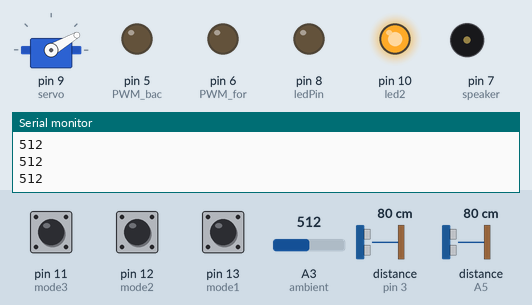
Recording of a sketch running on a simulated Arduino Uno, built with avr-gcc and run on an emulated ATmega328P. Shown: servo, output pins drawn as LEDs (lit = HIGH), buzzer (waves = sounding, pin HIGH), the last lines printed to the serial monitor. The test bench sets the inputs (shaded band); at power-on: pin 11 (mode3) HIGH, pin 12 (mode2) HIGH, A3 (ambient) = 512, pin 13 (mode1) HIGH, distance to the obstacle (sensors on pin 3, A5) 80 cm. The echo pulse lasts 58.3 µs per cm; pins used as bus, display or sensor lines are not drawn.

Above: at 1.7 s.
1.8 s: pin 11 (mode3) pulled LOW for 0.15 s
At 2.9 s:
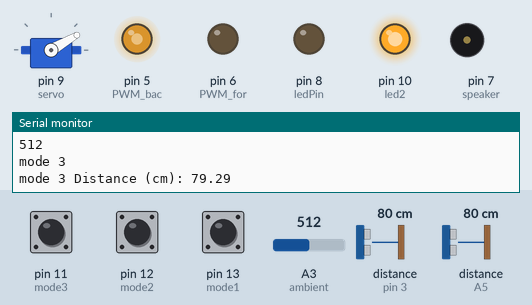
4.6 s: pin 12 (mode2) pulled LOW for 0.15 s
At 5.0 s:
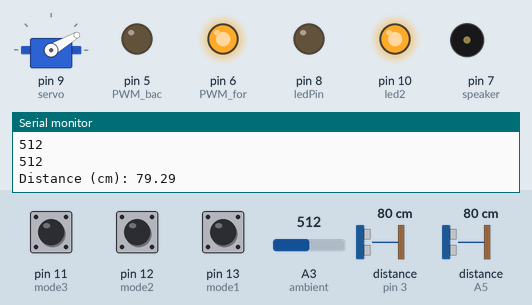
8.2 s: A3 (ambient) set to 132
9.7 s: A3 (ambient) set to 112
At 10.0 s:
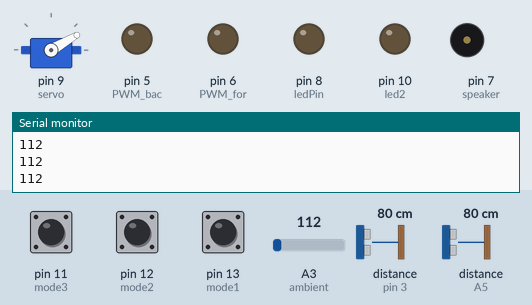
11.2 s: pin 11 (mode3) pulled LOW for 1 s
At 12.3 s:
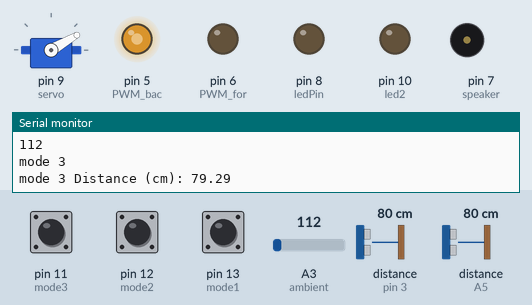
Timing chart, 0 to 14.2 s (numbered marks = the images above; inputs shaded):
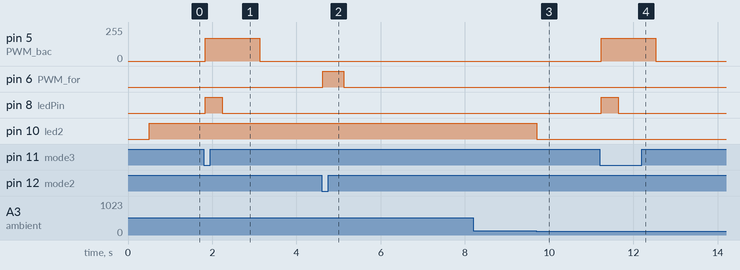

The sketch:

test_projet.ino
```cpp
#include <Servo.h>

//interrupteurs de choix de mode
const int mode1 = 13;
const int mode2 = 12;
const int mode3 = 11;
//const int mode4 = 10;

//photorésistances
const int ambient = A3;
const int leftpr  = A1;
const int rightpr = A2;

//Direction & Propultion
Servo servo;
const int PWM_for  = 6;
const int PWM_bac  = 5;

//Avertisseurs
const int ledPin  = 8;
const int led2    = 10;
const int speaker = 7;

//Ultra son
const int TrigFront = 4;
const int TrigBack  = A4;
const int EchoFront = 3;
const int EchoBack  = A5;


//------------------------------------Prototypes---------------------------------------
void lka_func(Servo servo);
void back_func(int trig, int echo, int pwmforwards, int pwmbackwards, int pinled);
void ebs_func(int trig, int echo, int forw, int back);
void transition(int azerty, int pwmpin, int duration, int a, int b);
void blink_headlights();
//-------------------------------------------------------------------------------------


void setup(){
  Serial.begin(9600);

  pinMode(mode1, INPUT_PULLUP);
  pinMode(mode2, INPUT_PULLUP);
  pinMode(mode3, INPUT_PULLUP);
//  pinMode(mode4, INPUT_PULLUP);

  pinMode(ambient, INPUT_PULLUP);
  pinMode(leftpr, INPUT_PULLUP);
  pinMode(rightpr, INPUT_PULLUP);

  servo.attach(9);
  pinMode(PWM_for, OUTPUT);
  pinMode(PWM_bac, OUTPUT);
  digitalWrite(PWM_for, LOW);
  digitalWrite(PWM_bac, LOW);

  pinMode(EchoBack, INPUT);
  pinMode(EchoFront, INPUT);
  pinMode(TrigFront, OUTPUT);
  pinMode(TrigBack, OUTPUT);
  digitalWrite(TrigFront, LOW);
  digitalWrite(TrigBack, LOW);

  pinMode(ledPin, OUTPUT);
  pinMode(speaker, OUTPUT);
  pinMode(led2, OUTPUT);

  servo.write(30);
  delay(500);
  //aaaaaaa
}

void loop(){

    Serial.println(analogRead(ambient));
  if(analogRead(ambient)>=120){
    digitalWrite(led2, HIGH);
  }
  else{
    digitalWrite(led2, LOW);
  }
  //----------------------------MODE 1: Lane Keep Assist (LKA)-----------------------------
  if(digitalRead(mode1) == LOW){
    Serial.println("mode 1!");
    lka_func(servo);
  }
  //---------------------------------------------------------------------------------------

  //-------------------------------MODE 2: Freinage d'urgence------------------------------
  else if(digitalRead(mode2)==LOW ){
     ebs_func(TrigFront, EchoFront, PWM_for, PWM_bac);
    }

  //---------------------------------------------------------------------------------------

  //---------------------------------MODE 3: Radar de recul--------------------------------
  else if(digitalRead(mode3)==LOW){
   Serial.println("mode 3");
   back_func(TrigBack, EchoBack, PWM_for, PWM_bac, ledPin);
  }
  //---------------------------------------------------------------------------------------
  else {
    digitalWrite(PWM_for,LOW);
    digitalWrite(PWM_bac,LOW);
  }
}

//------------------------------------------------------------------------------------------
void back_func(int trig, int echo, int pwmforwards, int pwmbackwards, int pinled){

const unsigned long MEASURE_TIMEOUT = 25000UL;
const float sound_speed = 340.0/1000;
const byte TRIGGER_PIN = trig;
const byte ECHO_PIN = echo;
const int pwma=pwmforwards;
const int pwmb=pwmbackwards;
int ledpin = pinled;
int fin = 0;
int fin2 = 0;

digitalWrite(TRIGGER_PIN, HIGH);
delayMicroseconds(10);
digitalWrite(TRIGGER_PIN, LOW);

long measure = pulseIn(ECHO_PIN, HIGH, MEASURE_TIMEOUT);
float distancemm = measure / 2.0 * sound_speed;
float distancecm = distancemm/10.0;


Serial.print("mode 3 Distance (cm): "); Serial.println(distancecm);

if(distancecm<=8 ){

    transition(1, pwmb, 5, 170, 110);
    delay(200);
    analogWrite(pwmb, 0);
    digitalWrite(ledpin, HIGH);
    delay(distancemm/3);
    digitalWrite(ledpin,LOW);
    delay(distancemm/4);
  }
  else{
    fin = 0;
    analogWrite(pwmb, 170);
    digitalWrite(ledpin, HIGH);
    delay(distancemm/2);
    digitalWrite(ledpin,LOW);
    delay(distancemm/2);
  }
  delay(500);
}

//------------------------------------------------------------------------------
void ebs_func(int trig, int echo, int forw, int back){

  const unsigned long MEASURE_TIMEOUT = 25000UL;
  const float sound_speed = 340.0/1000;
  const byte TRIGGER_PIN = trig;
  const byte ECHO_PIN = echo;
  const int pwma=forw;
  const int pwmb=back;
  int fin = 0;
  int fin2 = 0;

  digitalWrite(TRIGGER_PIN, HIGH);
  delayMicroseconds(10);
  digitalWrite(TRIGGER_PIN, LOW);

  long measure = pulseIn(ECHO_PIN, HIGH, MEASURE_TIMEOUT);
  float distancemm = measure / 2.0 * sound_speed;
  float distancecm = distancemm/10.0;


  Serial.print("Distance (cm): "); Serial.println(distancecm);


  if(distancecm<10){
    transition(1, pwma, 70, 255, 100);
    digitalWrite(pwma,LOW);
    blink_headlights();
  }
  else{
    analogWrite(pwma, 255);
  }
  delay(500);
}

//------------------------------------------------------------------------------
void lka_func(Servo servo){

  int val1 = analogRead(A1);
  int val2 = analogRead(A2);
  int limit = 200;

 servo.write(30);
 Serial.print(val1);Serial.print("  -  ");Serial.print(val2);
  if(val1>=limit){
    servo.write(50);
    delay(100);
  }
  if(val2>=limit){
    servo.write(10);
    delay(100);
  }
  if(val2>=limit && val1>=limit){
   servo.write(30);
   delay(100);
  }
  delay(300);
}

//------------------------------------------------------------------------------
void transition(int azerty, int pwmpin, int duration, int a, int b){

  int finfunc = 0;

  if(finfunc == 0){
    if(azerty==1){
    //ralentir (avant)
      for(int i=a; i<=b; i++){
        analogWrite(pwmpin, i);
        delay(duration);
      }
    }
    else{
    //ralentir (arrière)
      for(int i=a;i>=b;i--){
        analogWrite(pwmpin, i);
        delay(duration);
      }
    }
    finfunc = 1;
  }
}

//-----------------------------------------------------------------------
void blink_headlights(){
  int finfunc = 0;
  delay(500);
  if(finfunc == 0){
    for(int j = 0; j<=4; j++){
    digitalWrite(ledPin, HIGH);
    delay(500);
    digitalWrite(ledPin, LOW);
    delay(500);
    }
    finfunc++;
  }
}
```

Measured:
- the behaviour switches between 120 and 119 on A3 (ambient) (found by bisection; images 2 and 3)
- after the input at 1.8 s, pin 5 (PWM_bac): 0/255 → 170/255 at once, → 0/255 1.3 s later; pin 8 (ledPin): LOW → HIGH at once, → LOW 0.40 s later
- after the input at 4.6 s, pin 6 (PWM_for): LOW → HIGH at once, → LOW 0.50 s later
- after the input at 9.7 s, pin 10 (led2): HIGH → LOW at once
- after the input at 11.2 s, pin 5 (PWM_bac): 0/255 → 170/255 at once, → 0/255 1.3 s later; pin 8 (ledPin): LOW → HIGH at once, → LOW 0.40 s later
